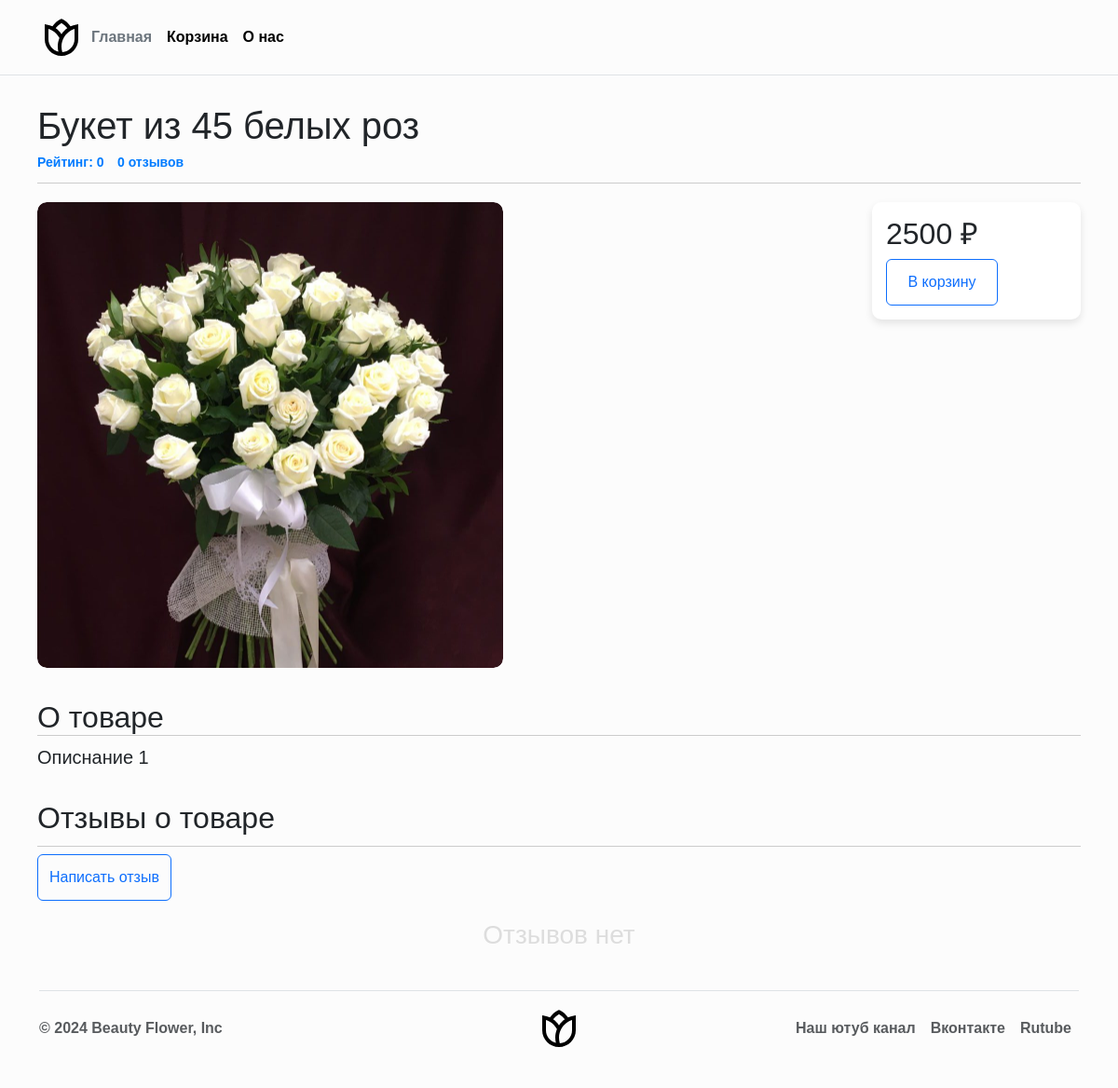
The page /shop/1/ on the database as committed earlier.
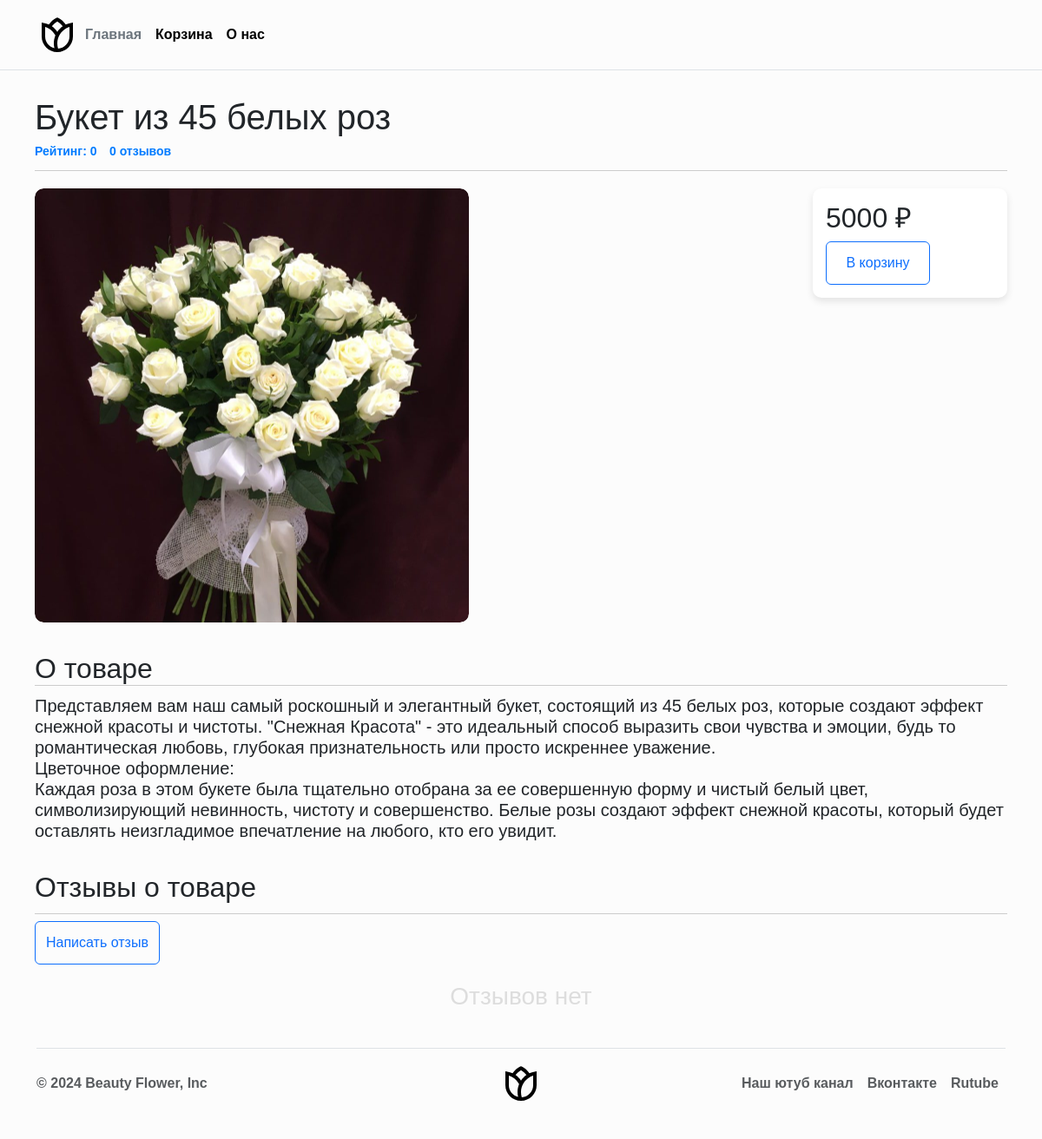
The same page on the database as committed later.
### shop/models.py (models this page shows, shortened)
class Item(models.Model):
    class Meta:
        verbose_name = "Товар"
        verbose_name_plural = "Товары"
    title = models.CharField(max_length=200, verbose_name="Название")
    description = models.TextField(max_length=4000, verbose_name="Описание")
    price = models.IntegerField(verbose_name="Цена")
    rating = models.FloatField(default=0, verbose_name="Рейтинг")
    added = models.DateTimeField(auto_now_add=True, verbose_name="Добавлен")
    category = models.ForeignKey(Category, on_delete=models.CASCADE,
                                 related_name="items_by_category",
                                 verbose_name="Категория", null=True)

### shop/views.py (the view)
# urls.py: path("<int:item_id>/", views.item_page, name="item_detail"),
def item_page(request, item_id):
    item = get_object_or_404(Item, id=item_id)
    comments = item.comments.all()
    paginator = Paginator(comments, 4)
    page_number = request.GET.get("page", 1)
    try:
        comments = paginator.page(page_number)
    except EmptyPage:
        comments = paginator.page(1)
    except PageNotAnInteger:
        comments = paginator.page(1)
    sum_rating = 0
    length = 0
    for comment in comments:
        length += 1
        sum_rating += comment.rate
    average = round(sum_rating / length, 2) if length != 0 else 0
    return render(request, "item.html",
                  {"item": item, "images": item.images.all(),
                   "comments": comments, "paginator": paginator,
                   "average": average})

### shop/templates/item.html (shortened to what this page needs)
{% extends "base.html" %}
{% load static %}
{% load custom_filters %}
{% block styles %}
<link rel="stylesheet" href='{% static "css/q3.css" %}'>
{% endblock %}
{% block content %}
<div class="cont">
    <div class="header">
        <h1>{{ item.title }}</h1>
    </div>
    <div class="info">
        <a href="#">Рейтинг: {{ average }}</a>
        <a href="#">{{ comments|length }}
            {% if comments|length == 1 %}
            отзыв
            {% elif comments|length %}
            отзыва
            {% else %}
            отзывов
            {% endif %}</a>
    </div>
    <div class="images">
        <div class="slider">
            <div class="slides">
                {% for photo in images %}
                <div class="slide" style='background-image: url({{ photo.image.url }});'></div>
                {% endfor %}
            </div>
        </div>
        <div class="price_box">
            <h2>{{ item.price }} ₽</h2>
            <a href="{% url 'shop:cart_add' item.id %}">
                <input class="btn btn-outline-primary" value="В корзину" type="button"
                       style="width: 120px; height: 50px;"></a>
        </div>
    </div>
    <div class="about_item">
        <h2 style="margin-top: 3%; border-bottom: 1px solid #ccc; margin-bottom: 2%;">О товаре</h2>
        <h5 style="font-weight: normal; font-size: 20px; margin-top: -1%;">{{ item.description | linebreaks }}</h5>
    </div>
    <h2 style="margin-top: 3%; border-bottom: 1px solid #ccc; padding-bottom: 1%;">Отзывы о товаре</h2>
    <a href="{% url 'shop:add_comment' item.id %}">
        <input class="btn btn-outline-primary" value="Написать отзыв" type="button"
               style="width: auto; height: 50px; margin-bottom: 20px;"></a>
    {% if comments|length == 0 %}
    <h3 align="center" style="color: #ddd">Отзывов нет</h3>
    {% endif %}
</div>
{% endblock %}

Rows that differ between the two databases and show on the page:
changed Item "Букет из 45 белых роз": price "2500" → "5000"; description "Описнание 1" → "Представляем вам наш самый роскошный и элегантный букет, состоящий из 45 белых роз, которые создают эффект снежной красоты и чистоты. \"Снежная Красота\" - это идеальный способ выразить свои чувства и эмоции, будь то романтическая любовь, глубокая признательность или просто искреннее уважение. Цветочное оформление: Каждая роза в этом букете была тщательно отобрана за ее совершенную форму и чистый белый цвет, символизирующий невинность, чистоту и совершенство. Белые розы создают эффект снежной красоты, который будет оставлять неизгладимое впечатление на любого, кто его увидит."
